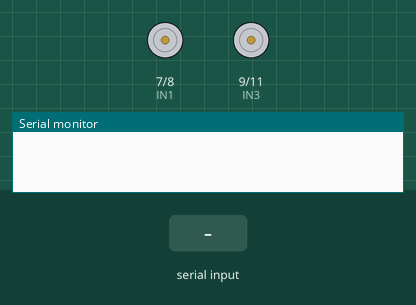
This sketch was run on a simulated Arduino Uno, built with avr-gcc and run on an emulated ATmega328P. Shown: motor-driver pin pairs drawn as motors (green arrow = first pin HIGH = forward, orange = second pin HIGH = backward, longer = more drive, scaled by the enable pin), the last lines printed to the serial monitor. Inputs (shaded band) come from the test bench.

Above: at 1.2 s.
1.3 s: "1\n" received over Serial
At 1.7 s:
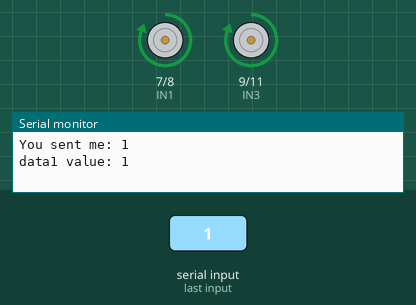
2.8 s: "0\n" received over Serial
At 4.0 s:
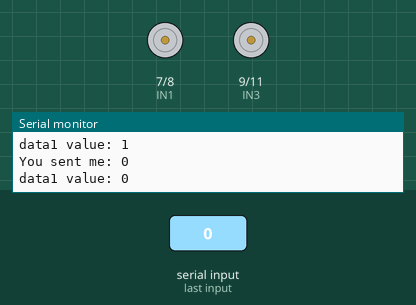
Timing chart, 0 to 5.8 s (numbered marks = the images above; inputs shaded):
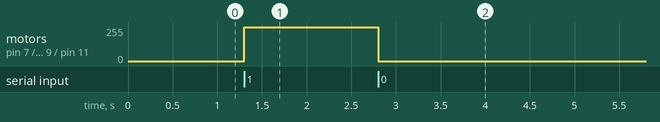

Measured:
- after the input at 1.3 s, motor on pin 7 (IN1) / pin 8 (IN2), motor on pin 9 (IN3) / pin 11 (IN4): stopped → forward 255/255 at once
- after the input at 2.8 s, motor on pin 7 (IN1) / pin 8 (IN2), motor on pin 9 (IN3) / pin 11 (IN4): forward 255/255 → stopped at once

The sketch:

ArduCode.ino
```cpp
#define ENA 5
#define ENB 6
#define IN1 7
#define IN2 8
#define IN3 9
#define IN4 11

int data1 = 0;

void setup() {
  pinMode(IN1, OUTPUT);
  pinMode(IN2, OUTPUT);
  pinMode(IN3, OUTPUT);
  pinMode(IN4, OUTPUT);
  pinMode(ENA, OUTPUT);
  pinMode(ENB, OUTPUT);
  Serial.begin(9600);
}

void loop() {
  if (Serial.available() > 0) {
    String data = Serial.readStringUntil('\n');
    Serial.print("You sent me: ");
    Serial.println(data);

    data1 = data.toInt();
    Serial.print("data1 value: ");
    Serial.println(data1);

    if (data1 == 1) {
      digitalWrite(ENA, HIGH);
      digitalWrite(ENB, HIGH);
      digitalWrite(IN1, HIGH);
      digitalWrite(IN2, LOW);
      digitalWrite(IN3, HIGH);
      digitalWrite(IN4, LOW);
    }
    else if (data1 == 0) {
      digitalWrite(ENA, LOW);
      digitalWrite(ENB, LOW);
      digitalWrite(IN1, LOW);
      digitalWrite(IN2, LOW);
      digitalWrite(IN3, LOW);
      digitalWrite(IN4, LOW);
    }
    else {
      digitalWrite(ENA, LOW);
      digitalWrite(ENB, LOW);
      digitalWrite(IN1, LOW);
      digitalWrite(IN2, LOW);
      digitalWrite(IN3, LOW);
      digitalWrite(IN4, LOW);
    }
  }
}
```
